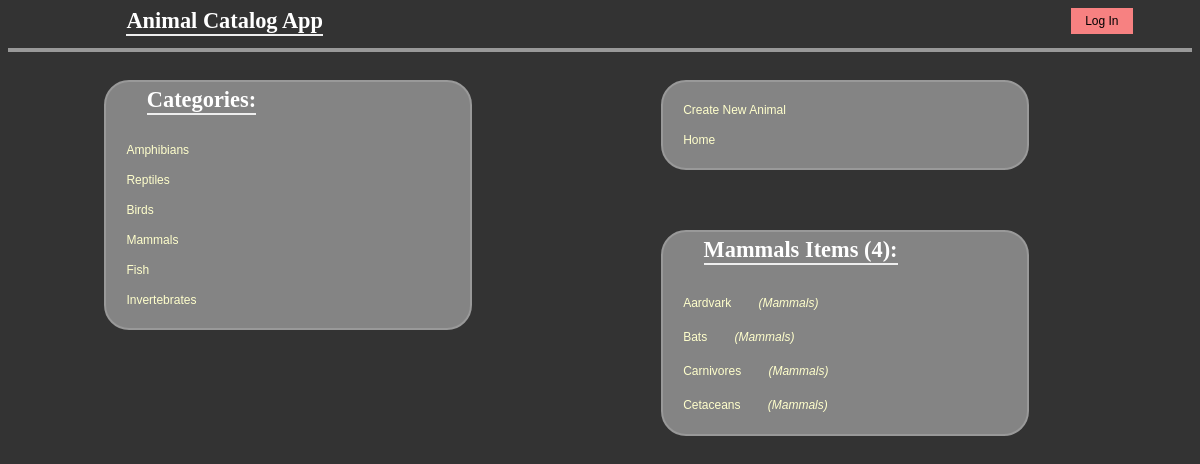
Page /catalog/Mammals/items on the committed database.
### database_setup.py (models this page shows)
class Categories(Base):
    __tablename__ = 'categories'
    id = Column(Integer, primary_key=True)
    name = Column(String(250), nullable=False)

class Items(Base):
    __tablename__ = 'items'
    name = Column(String(80), nullable=False)
    id = Column(Integer, primary_key=True)
    description = Column(String(250))
    category_id = Column(Integer, ForeignKey('categories.id'))
    categories = relationship(Categories)

### project.py (the view)
@app.route('/catalog/<string:category_name>/items')
def categoryList(category_name):
    category = session.query(Categories).all()
    category_one = session.query(Categories).filter_by(name=category_name).one()
    items = session.query(Items).filter_by(category_id=category_one.id).all()
    count = session.query(Items).filter_by(category_id=category_one.id).count()
    statusIn = 'visible'
    statusOut = 'none'
    if 'username' in login_session:
        statusIn = 'none'
        statusOut = 'visible'
    return render_template('categories.html', category=category, items=items,
                           category_name=category_name,
                           statusIn=statusIn, statusOut=statusOut, count=count)

### templates/categories.html (shortened to what this page needs)
<html>
	<head>
		<link rel=stylesheet type=text/css href="{{ url_for('static', filename='styles.css') }}">
	</head>
	<body>
		<div class = 'header'>
				<h1>Animal Catalog App</h1>
				<a id="login"    class='button {{ statusIn }}'  href="/login" >Log In</a>
		</div>
		<div class='container'>
			<div class = 'pane'>
				<div class = 'header'>
				<h1>Categories:</h1>
				</div>
				{% for i in category %}
				<div class = 'animalDiv'>
					<p>
						<a href = '{{ url_for('categoryList', category_name = i.name) }}'> {{i.name}} </a>
					</p>
				</div>
				{% endfor %}
			</div>
			<div class='pane'>
				<p>
					<a href = '{{url_for('newItem') }}'>Create New Animal</a>
				</p>
				<p>
					<a href = '{{ url_for('homePage') }}'> Home </a>
				</p>
			</div>
			<div class = 'pane'>
				<div class = 'header'>
					<h1>{{category_name}} Items ({{ count }}):</h1>
				</div>
				{% for i in items %}
				<div class = 'animalDiv'>
					<p>
						<a href = '{{ url_for('itemDetail', category_name = i.categories.name , item_id = i.id ) }}'> {{i.name}} </a>
						<a class='categoryLink' href = '{{ url_for('categoryList', category_name = i.categories.name) }}'> ({{i.categories.name}}) </a>
					</p>
				</div>
				{% endfor %}
			</div>
		</div>
	</body>
</html>

### static/styles.css (style rules this page uses)
body { font-family: sans-serif; background-image: url('img3.jpg'); background-color: #333333 }
h1, h2, h3, h4 { color: #FFFFFF; }
h1, h2 { font-family: 'Georgia', serif; margin: 0; }
h1 { border-bottom: 2px solid #eee; font-size: 1.4em; }
p, dd, dt { color: #CCCCCC; }
a { text-decoration: none; color:#FFFFCC; font-size: .75em; margin-left: 15px; }
a.button { -webkit-appearance: button; -moz-appearance: button; appearance: button; text-decoration: none; color: initial; background-color: #E6E6E6; padding: 6px; width: 50px; float: right; margin-right: 5%; }
.container { border: 2px solid; border-color: #999999; }
.pane { width:30%; float: left; border: 2px solid; border-radius: 25px; padding: 5px; margin: 30px 8%; border-color: #999999; background-color: #848484 }
.header { left:50%; text-align: center; height: 40px; }
.categoryLink { font-style: italic; }
.header h1 { float: left; margin-left: 10%; }
#login, #logout { background-color: #F78181 }

### rows in the picture
Categories: name "Amphibians"
Categories: name "Reptiles"
Categories: name "Birds"
Categories: name "Mammals"
Categories: name "Fish"
Categories: name "Invertebrates"
Items: name "Aardvark", categories.name "Mammals"
Items: name "Bats", categories.name "Mammals"
Items: name "Carnivores", categories.name "Mammals"
Items: name "Cetaceans", categories.name "Mammals"

### other values in the picture
{{ count }} "4"
